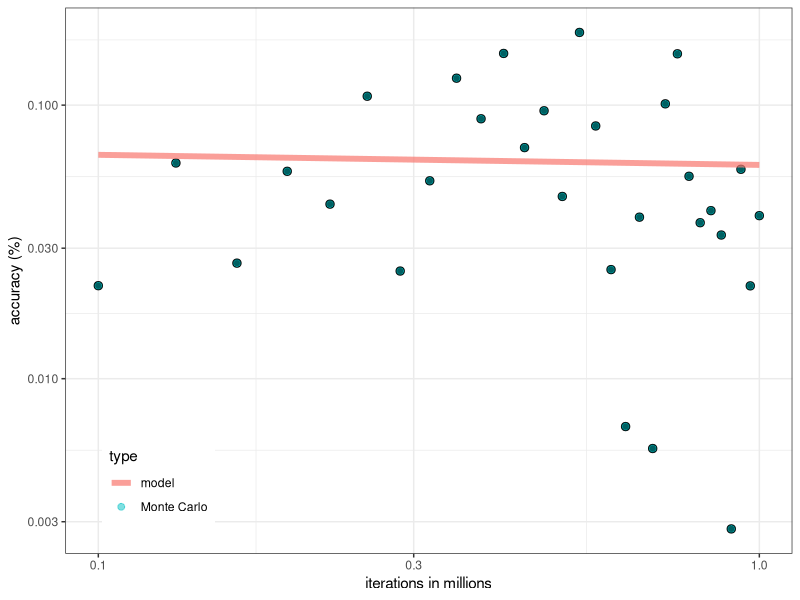
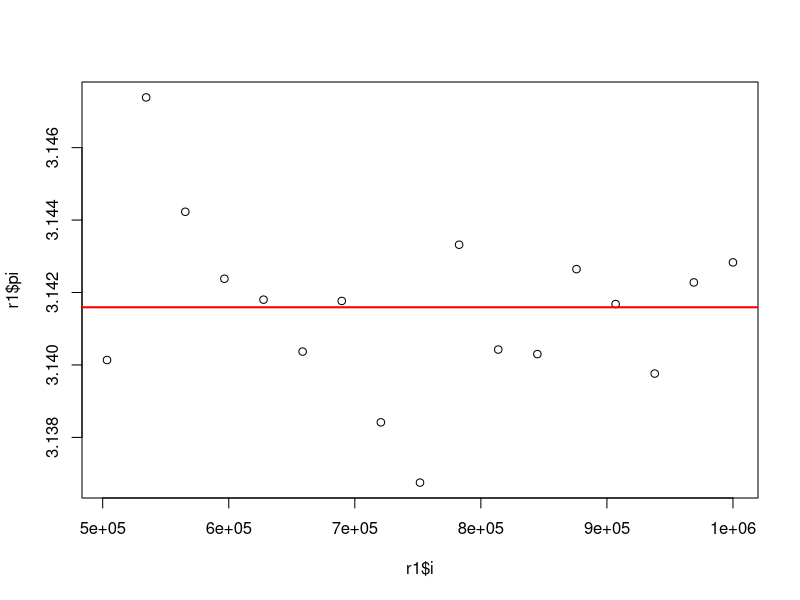
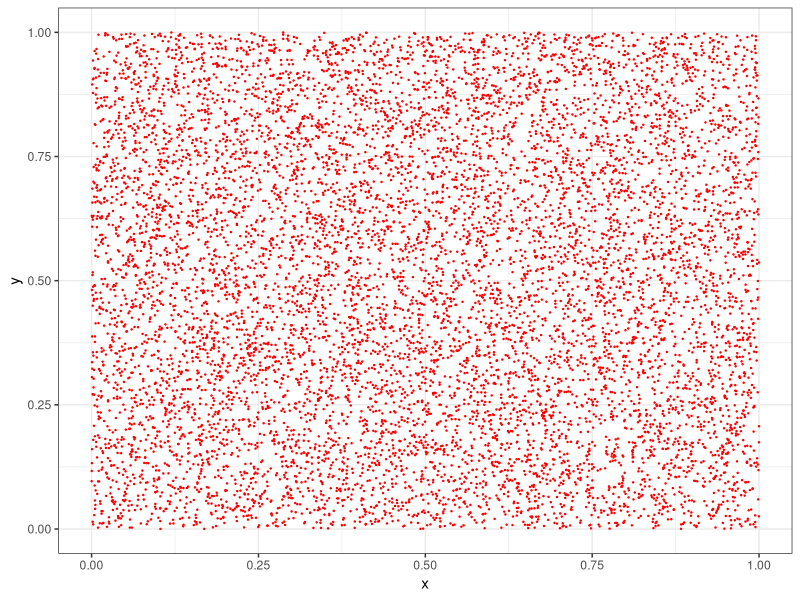
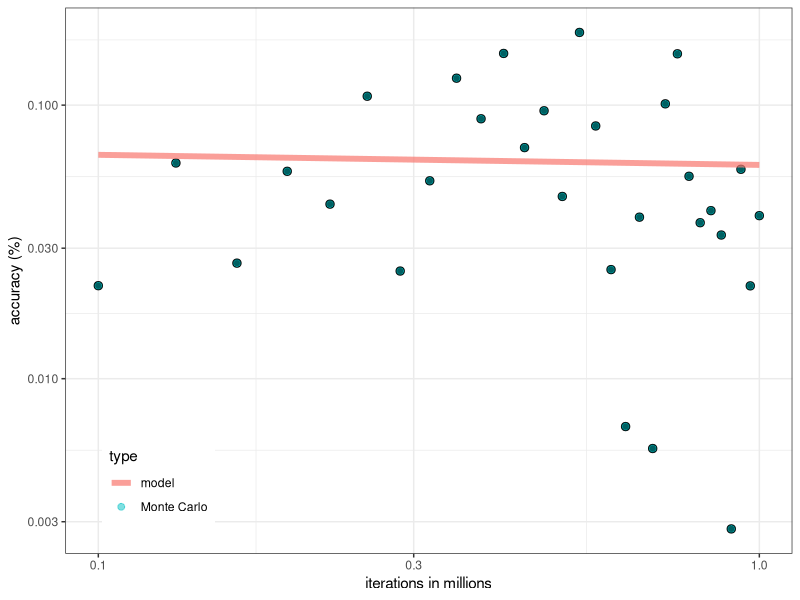
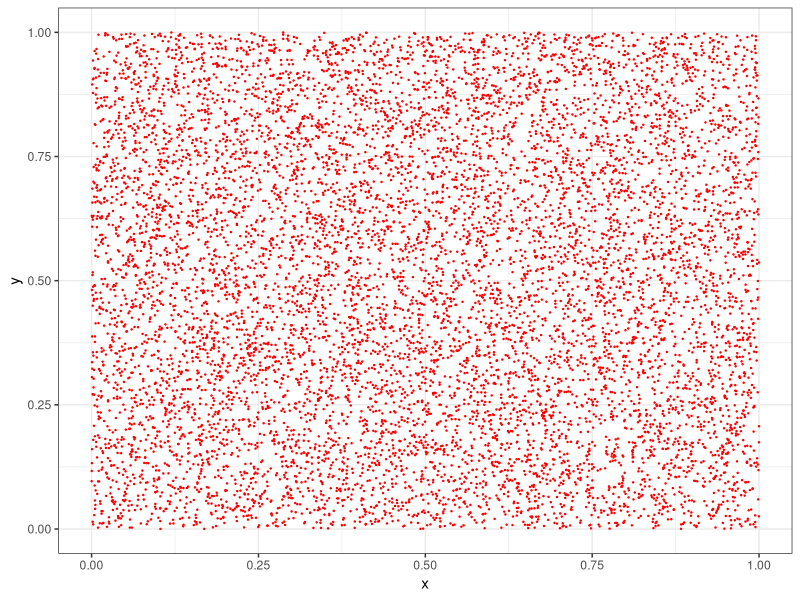

The R source for these figures, in order:
######################################
# Monte Carlo method for computing Pi
# Adaption from earlier routine in C
#
# (c) 2019 Thomas Gredig
#
######################################

# number of iterations
NUM = 2e6
path.FIGS = 'images'
library(ggplot2)

# computes pi with num.iterations
computePi <- function(num.iterations) {
  q.x = runif(num.iterations)
  q.y = runif(num.iterations)
  l = q.x*q.x+q.y*q.y
  n = length(which(l<=1))
  n/num.iterations*4
}

# determine time
system.time({
  result.pi = computePi(NUM)
})

r=data.frame()
for(i in seq(from = 1E5, to=1E6, length.out=30)) {
  result.pi = computePi(i)
  accuracy = (result.pi / pi - 1) * 100
  r = rbind(r, data.frame(i, pi = result.pi, accuracy))
}

# add a fit using an exponential model
r$accuracyABS = abs(r$accuracy)
nls(data = r,
    accuracyABS ~ A*i^(w),
    start = list(A=1e2,w=-0.59)) -> fit
summary(fit)
q1 = predict(fit, list(i=r$i))
r1 = data.frame(i = r$i,
                pi = pi,
                accuracy = q1,
                accuracyABS = q1)
r1$type = 'model'
str(r1)
r$type = 'Monte Carlo'
str(r)
r2 = rbind(r,r1)
r2$type = factor(r2$type)

ggplot(r, aes(i/1e6, accuracyABS, color=type)) + 
  geom_point( size=2.5, col='black') + geom_point( size=2, alpha=0.5) +
  geom_line(data=r1, size=2, alpha=0.7) + 
  scale_y_log10() + 
  scale_x_log10() + 
  theme_bw() + 
  xlab('iterations in millions') + 
  ylab('accuracy (%)') + 
  theme(legend.position = c(0.05,0.05),
        legend.justification = c(0,0))
ggsave(file.path(path.FIGS,'pi-accuracy.png'), width=4,height=3, dpi=300)


# pi plot
r1 = subset(r, i>0.5e6)
plot(r1$i, r1$pi)
abline(h=pi, col='red', lwd=2)


# check random numbers
dr = data.frame(
  x = runif(10000),
  y = runif(10000))
ggplot(dr, aes(x,y)) + geom_point(col='red', size=0.2) + theme_bw()
ggsave(file.path(path.FIGS,'random-num-gen.png'), width=4, height=4, dpi=220)
